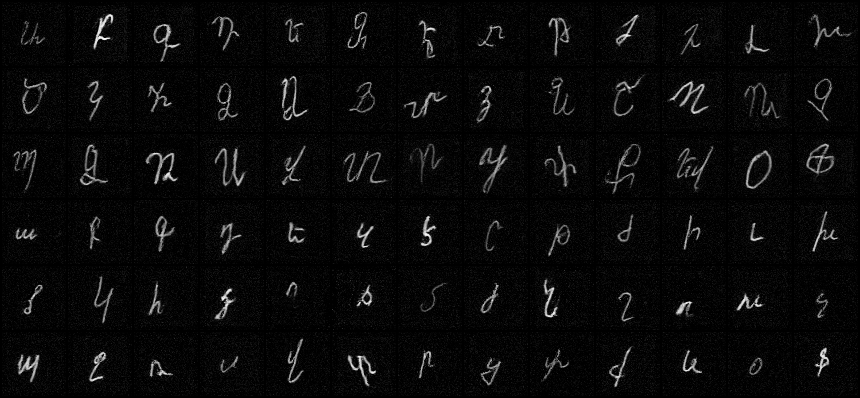
#> input picture images/acgan_sample.png, 860 x 398 px
$ python apply_background.py --text_img ../images/acgan_sample.png --bg_img ../images/clean_comparison_100_epochs.png
#> lines starting #> are read from the running program, lines starting #| are printed output that depends on the picture
import argparse
from PIL import Image

def blend_text_with_background(text_image_path, bg_image_path, output_path):
    # 1. Բեռնում ենք մեր գեներացված թափանցիկ (RGBA) տեքստը
#> called with text_image_path = '../images/acgan_sample.png', output_path = 'final_realistic.jpg'
    try:
        text_img = Image.open(text_image_path).convert("RGBA")
    except Exception as e:
        print(f" Սխալ: Չի գտնվել տեքստի նկարը: {e}")
        return

    # 2. Բեռնում ենք ֆոնի նկարը (մագաղաթ կամ տետրի թուղթ)
    try:
        bg_img = Image.open(bg_image_path).convert("RGBA")
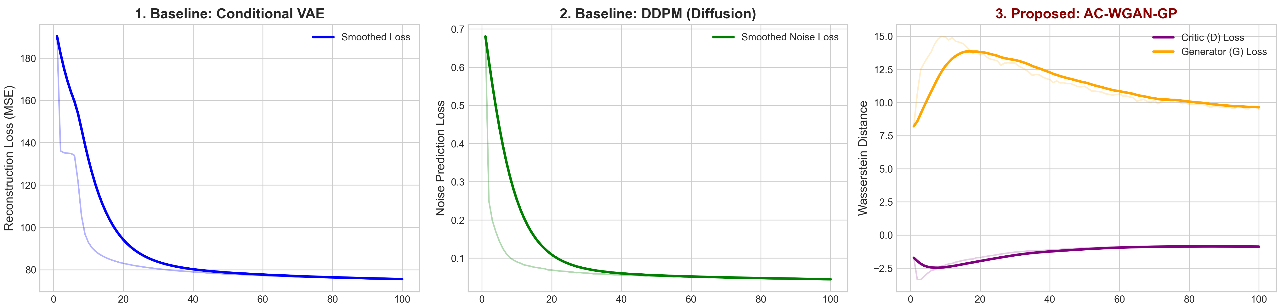
#> input picture images/clean_comparison_100_epochs.png, 1283 x 305 px
#> bg_img is the input picture: PIL image 1283x305 RGBA; mean R, G, B, A 248.3, 248, 248.3, 255
    except Exception as e:
        print(f" Սխալ: Չի գտնվել ֆոնի նկարը: {e}")
        return

    # 3. Քանի որ գեներացված տեքստը կարող է շատ երկար լինել (օրինակ՝ ամբողջ նախադասություն),
    # Մենք պետք է ֆոնի նկարի չափսերը հարմարեցնենք տեքստի չափսերին:
    text_width, text_height = text_img.size
#> text_width = 860; text_height = 398

    # Կտրում ենք ֆոնի կենտրոնական մասը տեքստի չափով (Center Crop)
    bg_width, bg_height = bg_img.size
#> bg_width = 1283; bg_height = 305

    # Եթե ֆոնը փոքր է, մեծացնում ենք (Resize) այն պահպանելով համամասնությունը
    scale = max(text_width / bg_width, text_height / bg_height)
#> scale = 1.3
    new_bg_width = int(bg_width * scale)
#> new_bg_width = 1674
    new_bg_height = int(bg_height * scale)
#> new_bg_height = 398

    bg_img = bg_img.resize((new_bg_width, new_bg_height), Image.LANCZOS)
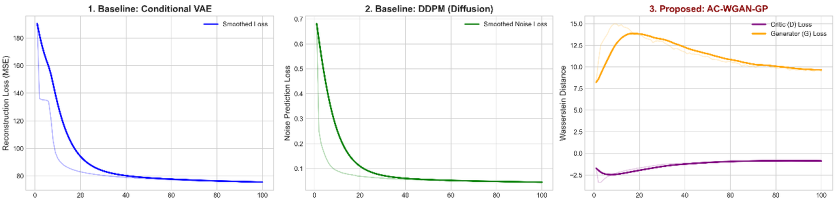
#> bg_img: PIL image 1674x398 RGBA (shown at 1/2 size); mean R, G, B, A 247.8, 247.4, 247.7, 255

    # Կենտրոնական կտրում (Crop)
    left = (new_bg_width - text_width) / 2
#> left = 407
    top = (new_bg_height - text_height) / 2
#> top = 0
    right = (new_bg_width + text_width) / 2
#> right = 1267
    bottom = (new_bg_height + text_height) / 2
#> bottom = 398

    bg_canvas = bg_img.crop((left, top, right, bottom))
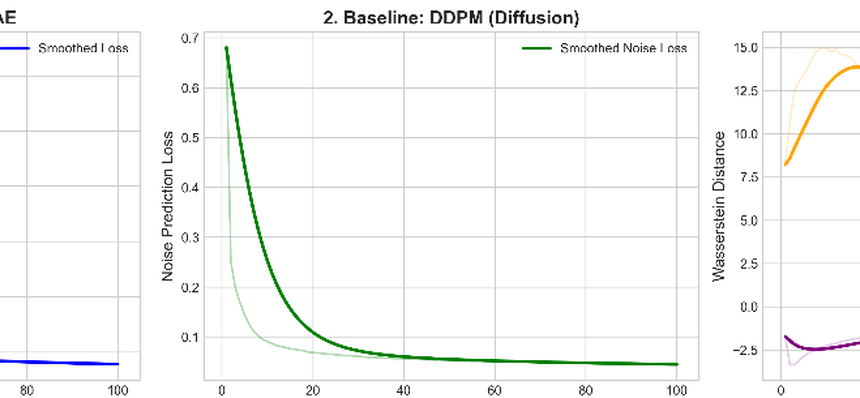
#> bg_canvas: PIL image 860x398 RGBA; mean R, G, B, A 247.6, 248.3, 247.6, 255

    # 4. Ռեալիստական Ձուլում (Alpha Compositing)
    # Սա ուղղակի չի դնում նկարը վրեն, այլ թանաքը "ներծծում" է թղթի մեջ
    final_image = Image.alpha_composite(bg_canvas, text_img)

    # Վերադարձնում ենք RGB (առանց թափանցիկության) և պահպանում
    final_image = final_image.convert("RGB")
#> final_image is the input picture: PIL image 860x398 RGB; min 0, max 248, mean 9.6
    final_image.save(output_path, quality=100)
    print(f" Հիանալի է! Ֆոնով նկարը պահպանվեց որպես '{output_path}'")


if __name__ == '__main__':
    p = argparse.ArgumentParser(description='Դնում է թափանցիկ տեքստը ֆոնի վրա')
    p.add_argument('--text_img', type=str, required=True, help='generate_3.py-ի տված նկարը (output.png)')
    p.add_argument('--bg_img', type=str, required=True, help='Ֆոնի նկարը (օրինակ paper.jpg)')
    p.add_argument('--output', type=str, default='final_realistic.jpg', help='Պատրաստի նկարի անունը')

    args = p.parse_args()
    blend_text_with_background(args.text_img, args.bg_img, args.output)
